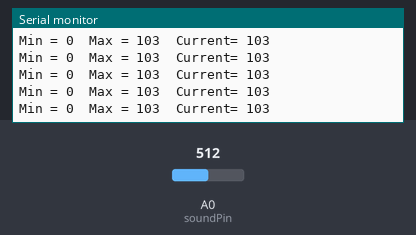
A sketch run on a simulated Arduino Uno, built with avr-gcc and run on an emulated ATmega328P. Parts: the last lines printed to the serial monitor. Inputs (shaded band) come from the test bench; at power-on: A0 (soundPin) = 512.

Above: at 1.2 s.
1.3 s: A0 (soundPin) set to 497
At 2.4 s:
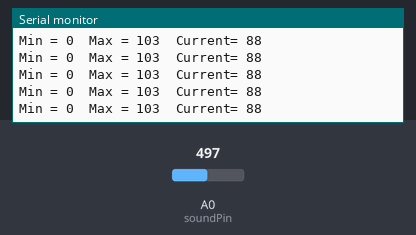
4.3 s: A0 (soundPin) set to 511
At 5.4 s:
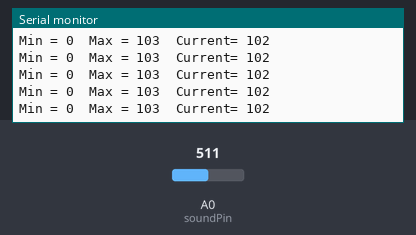
Timing chart, 0 to 6.7 s (numbered marks = the images above; inputs shaded):
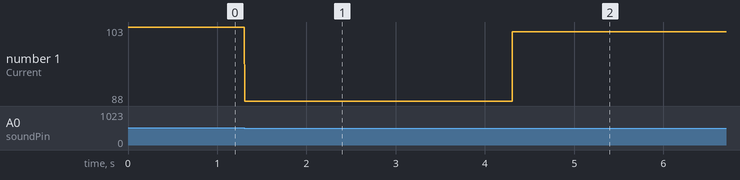

The sketch:

outputraw.ino
```cpp
/*
   Read in audio signal and display min, max, and the
   current value being read. Open Serial Monitor to see
   the values.

   We subtract 409 because we've biased the signal with 2V,
   so we remove 2V equivalent value from the signal read in.
 */

int soundPin = A0;
signed long sum = analogRead(A0);
signed long minimum = sum;
signed long maximum = sum;

void setup()
{
  Serial.begin(115200);
}

void loop()
{
    sum = analogRead(A0) - 409;

    if(sum < minimum)
      minimum = sum;
     else if(sum > maximum)
      maximum = sum;

    Serial.print("Min = ");
    Serial.print(minimum);
    Serial.print("\tMax = ");
    Serial.print(maximum);
    Serial.print("\tCurrent= ");
    Serial.println(sum);
}
```

Measured:
- after the input at 1.3 s, the serial monitor: prints a new line at once (image 1)
- after the input at 4.3 s, the serial monitor: prints a new line at once (image 2)
- plotted number 1: 103 → 88 after the input at 1.3 s, 88 → 102 after the input at 4.3 s
